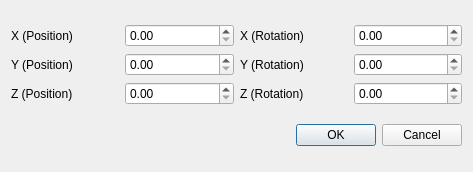
<?xml version="1.0" encoding="UTF-8"?>
<ui version="4.0">
 <class>Dialog</class>
 <widget class="QDialog" name="Dialog">
  <property name="geometry">
   <rect>
    <x>0</x>
    <y>0</y>
    <width>473</width>
    <height>172</height>
   </rect>
  </property>
  <layout class="QVBoxLayout" name="verticalLayout_3">
   <item>
    <layout class="QGridLayout" name="gridLayout">
     <item row="2" column="1">
      <widget class="QDoubleSpinBox" name="doubleSpinBox_z">
       <property name="maximum">
        <double>9999999.990000000223517</double>
       </property>
      </widget>
     </item>
     <item row="1" column="1">
      <widget class="QDoubleSpinBox" name="doubleSpinBox_y">
       <property name="maximum">
        <double>9999999.990000000223517</double>
       </property>
      </widget>
     </item>
     <item row="0" column="2">
      <widget class="QLabel" name="label_rot_x">
       <property name="text">
        <string>X (Rotation)</string>
       </property>
      </widget>
     </item>
     <item row="0" column="1">
      <widget class="QDoubleSpinBox" name="doubleSpinBox_x">
       <property name="maximum">
        <double>9999999.990000000223517</double>
       </property>
      </widget>
     </item>
     <item row="1" column="2">
      <widget class="QLabel" name="label_rot_y">
       <property name="text">
        <string>Y (Rotation)</string>
       </property>
      </widget>
     </item>
     <item row="0" column="0">
      <widget class="QLabel" name="label_x">
       <property name="text">
        <string>X (Position)</string>
       </property>
      </widget>
     </item>
     <item row="2" column="2">
      <widget class="QLabel" name="label_rot_z">
       <property name="text">
        <string>Z (Rotation)</string>
       </property>
      </widget>
     </item>
     <item row="1" column="0">
      <widget class="QLabel" name="label_y">
       <property name="text">
        <string>Y (Position)</string>
       </property>
      </widget>
     </item>
     <item row="2" column="0">
      <widget class="QLabel" name="label_z">
       <property name="text">
        <string>Z (Position)</string>
       </property>
      </widget>
     </item>
     <item row="0" column="3">
      <widget class="QDoubleSpinBox" name="doubleSpinBox_rot_x">
       <property name="maximum">
        <double>360.000000000000000</double>
       </property>
      </widget>
     </item>
     <item row="1" column="3">
      <widget class="QDoubleSpinBox" name="doubleSpinBox_rot_y">
       <property name="maximum">
        <double>360.000000000000000</double>
       </property>
      </widget>
     </item>
     <item row="2" column="3">
      <widget class="QDoubleSpinBox" name="doubleSpinBox_rot_z">
       <property name="maximum">
        <double>360.000000000000000</double>
       </property>
      </widget>
     </item>
    </layout>
   </item>
   <item>
    <widget class="QDialogButtonBox" name="buttonBox">
     <property name="orientation">
      <enum>Qt::Horizontal</enum>
     </property>
     <property name="standardButtons">
      <set>QDialogButtonBox::Cancel|QDialogButtonBox::Ok</set>
     </property>
    </widget>
   </item>
  </layout>
 </widget>
 <resources/>
 <connections>
  <connection>
   <sender>buttonBox</sender>
   <signal>accepted()</signal>
   <receiver>Dialog</receiver>
   <slot>accept()</slot>
   <hints>
    <hint type="sourcelabel">
     <x>248</x>
     <y>254</y>
    </hint>
    <hint type="destinationlabel">
     <x>157</x>
     <y>274</y>
    </hint>
   </hints>
  </connection>
  <connection>
   <sender>buttonBox</sender>
   <signal>rejected()</signal>
   <receiver>Dialog</receiver>
   <slot>reject()</slot>
   <hints>
    <hint type="sourcelabel">
     <x>316</x>
     <y>260</y>
    </hint>
    <hint type="destinationlabel">
     <x>286</x>
     <y>274</y>
    </hint>
   </hints>
  </connection>
 </connections>
 <slots>
  <slot>comboBoxChanged(QString)</slot>
 </slots>
</ui>
